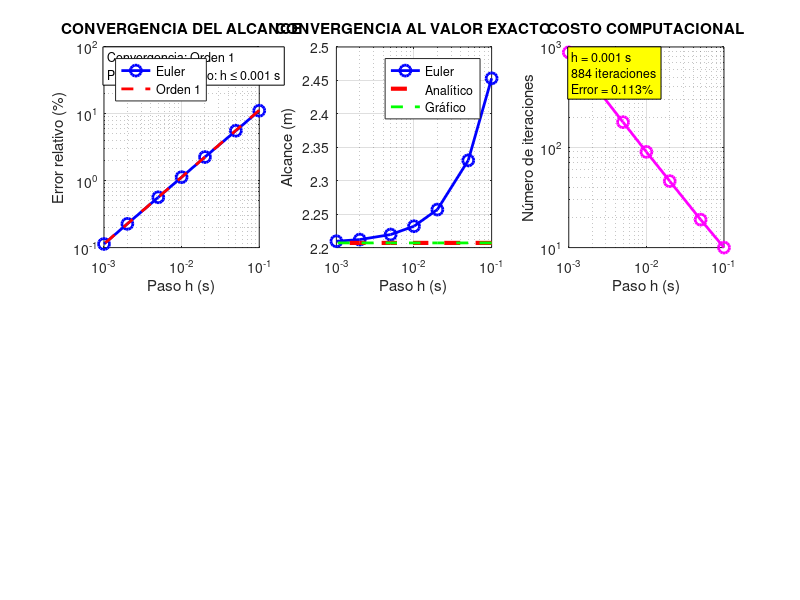

Source code (MATLAB): (Note: this script raises an error after producing the figure.)
% EJERCICIO 3: Comparación de resultados y variación del tamaño de paso
clear all; clc; close all;

% Constantes y condiciones iniciales
g = 9.81;           % aceleración gravitacional (m/s²)
v0 = 5;             % velocidad inicial (m/s)
alpha0_deg = 60;    % ángulo inicial en grados
alpha0 = alpha0_deg * pi/180;  % ángulo inicial en radianes

% Componentes iniciales de velocidad
v0x = v0 * cos(alpha0);
v0y = v0 * sin(alpha0);

% 1. RESULTADO ANALÍTICO (referencia exacta)
alcance_analitico = (v0^2 * sin(2*alpha0)) / g;
tiempo_analitico = 2 * v0y / g;
altura_max_analitica = (v0y^2) / (2*g);

% 2. RESULTADO GRÁFICO (del ejercicio 1)
x_max = alcance_analitico * 1.2;
x = linspace(0, x_max, 1000);
y = x .* tan(alpha0) - (g * x.^2) ./ (2 * v0^2 * cos(alpha0)^2);
indices_positivos = find(y >= 0);
ultimo_positivo = indices_positivos(end);
if ultimo_positivo < length(y)
    x1 = x(ultimo_positivo);
    x2 = x(ultimo_positivo + 1);
    y1 = y(ultimo_positivo);
    y2 = y(ultimo_positivo + 1);
    alcance_grafico = x1 - y1 * (x2 - x1) / (y2 - y1);
else
    alcance_grafico = x(ultimo_positivo);
end

% 3. MÉTODO DE EULER CON DIFERENTES TAMAÑOS DE PASO
pasos = [0.1, 0.05, 0.02, 0.01, 0.005, 0.002, 0.001];
n_pasos = length(pasos);

% Función para aplicar método de Euler
function [alcance, tiempo_vuelo, altura_max, iteraciones] = euler_proyectil(v0, alpha0, g, h)
    v0x = v0 * cos(alpha0);
    v0y = v0 * sin(alpha0);
    t = 0; x = 0; y = 0; vx = v0x; vy = v0y;
    y_vec = [y];
    iteraciones = 0;

    while y >= 0 || iteraciones == 0
        x_anterior = x;
        y_anterior = y;
        t_anterior = t;

        x = x + vx * h;
        y = y + vy * h;
        vx = vx + 0 * h;
        vy = vy - g * h;
        t = t + h;

        y_vec = [y_vec, y];
        iteraciones = iteraciones + 1;

        if iteraciones > 1 && y_anterior > 0 && y < 0
            factor = -y_anterior / (y - y_anterior);
            tiempo_vuelo = t_anterior + factor * (t - t_anterior);
            alcance = x_anterior + factor * (x - x_anterior);
            break;
        end

        if iteraciones > 50000
            tiempo_vuelo = t;
            alcance = x;
            break;
        end
    end
    altura_max = max(y_vec(y_vec >= 0));
end

% Ejecutar Euler para cada tamaño de paso
alcances_euler = zeros(n_pasos, 1);
tiempos_euler = zeros(n_pasos, 1);
alturas_max_euler = zeros(n_pasos, 1);
num_iteraciones = zeros(n_pasos, 1);

for i = 1:n_pasos
    [alcances_euler(i), tiempos_euler(i), alturas_max_euler(i), num_iteraciones(i)] = ...
        euler_proyectil(v0, alpha0, g, pasos(i));
end

% Calcular errores
errores_alcance_abs = abs(alcances_euler - alcance_analitico);
errores_alcance_rel = errores_alcance_abs / alcance_analitico * 100;

% Encontrar paso recomendado (error < 0.1%)
idx_01pct = find(errores_alcance_rel < 0.1, 1);
if isempty(idx_01pct), idx_01pct = length(pasos); end
paso_recomendado = pasos(idx_01pct);

% GRÁFICAS CON RESULTADOS INTEGRADOS
figure(1);

% Subplot 1: Convergencia del alcance
subplot(2,3,1);
loglog(pasos, errores_alcance_rel, 'bo-', 'LineWidth', 2, 'MarkerSize', 8);
hold on;
% Línea de referencia de convergencia orden 1
error_ref = errores_alcance_rel(end) * (pasos/pasos(end)).^1;
loglog(pasos, error_ref, 'r--', 'LineWidth', 2);
xlabel('Paso h (s)');
ylabel('Error relativo (%)');
title('CONVERGENCIA DEL ALCANCE');
legend('Euler', 'Orden 1', 'Location', 'northwest');
grid on;

% Añadir información de convergencia
text(0.02, 0.98, sprintf('Convergencia: Orden 1\nPaso recomendado: h ≤ %.3f s', paso_recomendado), ...
     'Units', 'normalized', 'FontSize', 9, 'BackgroundColor', 'white', ...
     'EdgeColor', 'black', 'VerticalAlignment', 'top');

% Subplot 2: Comparación de alcances
subplot(2,3,2);
semilogx(pasos, alcances_euler, 'bo-', 'LineWidth', 2, 'MarkerSize', 8);
hold on;
semilogx(pasos, alcance_analitico * ones(size(pasos)), 'r--', 'LineWidth', 3);
semilogx(pasos, alcance_grafico * ones(size(pasos)), 'g--', 'LineWidth', 2);
xlabel('Paso h (s)');
ylabel('Alcance (m)');
title('CONVERGENCIA AL VALOR EXACTO');
legend('Euler', 'Analítico', 'Gráfico', 'Location', 'best');
grid on;

% Subplot 3: Costo computacional
subplot(2,3,3);
loglog(pasos, num_iteraciones, 'mo-', 'LineWidth', 2, 'MarkerSize', 8);
xlabel('Paso h (s)');
ylabel('Número de iteraciones');
title('COSTO COMPUTACIONAL');
grid on;

% Añadir eficiencia
text(0.02, 0.98, sprintf('h = %.3f s\n%d iteraciones\nError = %.3f%%', ...
     paso_recomendado, num_iteraciones(idx_01pct), errores_alcance_rel(idx_01pct)), ...
     'Units', 'normalized', 'FontSize', 9, 'BackgroundColor', 'yellow', ...
     'EdgeColor', 'black', 'VerticalAlignment', 'top');

% Subplot 4: Tabla de comparación
subplot(2,3,4);
axis off;
% Crear tabla de resultados principales
tabla_text = sprintf(['COMPARACIÓN DE MÉTODOS:\n\n' ...
    'Analítico:   %.6f m\n' ...
    'Gráfico:     %.6f m\n' ...
    'Euler h=0.1: %.6f m\n' ...
    'Euler h=0.01:%.6f m\n' ...
    'Euler h=0.001:%.6f m\n\n' ...
    'ERRORES RELATIVOS:\n' ...
    'Gráfico:     %.4f%%\n' ...
    'Euler h=0.1: %.4f%%\n' ...
    'Euler h=0.01:%.4f%%\n' ...
    'Euler h=0.001:%.4f%%'], ...
    alcance_analitico, alcance_grafico, alcances_euler(1), alcances_euler(4), alcances_euler(7), ...
    abs(alcance_grafico-alcance_analitico)/alcance_analitico*100, ...
    errores_alcance_rel(1), errores_alcance_rel(4), errores_alcance_rel(7));

text(0.05, 0.95, tabla_text, 'FontSize', 10, 'VerticalAlignment', 'top', ...
     'FontFamily', 'monospace', 'BackgroundColor', [0.95 0.95 0.95], ...
     'EdgeColor', 'black');

% Subplot 5: Recomendaciones
subplot(2,3,5);
axis off;
% Encontrar diferentes niveles de precisión
idx_1pct = find(errores_alcance_rel < 1.0, 1);
idx_01pct = find(errores_alcance_rel < 0.1, 1);
idx_001pct = find(errores_alcance_rel < 0.01, 1);

recom_text = sprintf(['RECOMENDACIONES:\n\n' ...
    'Para error < 1.0%%:\n' ...
    'h ≤ %.3f s\n\n' ...
    'Para error < 0.1%%:\n' ...
    'h ≤ %.3f s\n\n' ...
    'Para error < 0.01%%:\n' ...
    'h ≤ %.3f s\n\n' ...
    'ÓPTIMO:\n' ...
    'h = %.3f s\n' ...
    '(Balance precisión/eficiencia)'], ...
    pasos(idx_1pct), pasos(idx_01pct), pasos(idx_001pct), paso_recomendado);

text(0.05, 0.95, recom_text, 'FontSize', 11, 'VerticalAlignment', 'top', ...
     'FontWeight', 'bold', 'BackgroundColor', 'lightgreen', 'EdgeColor', 'black');

% Subplot 6: RESPUESTA FINAL
subplot(2,3,6);
axis off;

% Resultado confiable destacado
text(0.5, 0.8, 'RESULTADO CONFIABLE:', 'HorizontalAlignment', 'center', ...
     'FontSize', 14, 'FontWeight', 'bold');

text(0.5, 0.6, sprintf('h = %.3f s', paso_recomendado), ...
     'HorizontalAlignment', 'center', 'FontSize', 16, 'FontWeight', 'bold', ...
     'Color', 'blue', 'BackgroundColor', 'yellow', 'EdgeColor', 'black');

text(0.5, 0.4, sprintf('ALCANCE = %.4f m', alcances_euler(idx_01pct)), ...
     'HorizontalAlignment', 'center', 'FontSize', 18, 'FontWeight', 'bold', ...
     'Color', 'white', 'BackgroundColor', 'red', 'EdgeColor', 'black');

text(0.5, 0.2, sprintf('Error: %.4f%%', errores_alcance_rel(idx_01pct)), ...
     'HorizontalAlignment', 'center', 'FontSize', 12, 'FontWeight', 'bold');

text(0.5, 0.05, 'El método de Euler converge\nlinealmente al resultado exacto', ...
     'HorizontalAlignment', 'center', 'FontSize', 10, 'FontStyle', 'italic');

sgtitle('EJERCICIO 3: COMPARACIÓN DE MÉTODOS Y ANÁLISIS DE CONVERGENCIA', ...
         'FontSize', 14, 'FontWeight', 'bold');
